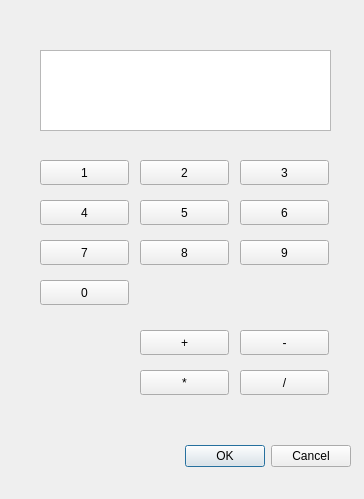
<?xml version="1.0" encoding="UTF-8"?>
<ui version="4.0">
 <class>Dialog</class>
 <widget class="QDialog" name="Dialog">
  <property name="geometry">
   <rect>
    <x>0</x>
    <y>0</y>
    <width>364</width>
    <height>499</height>
   </rect>
  </property>
  <property name="windowTitle">
   <string>Calculator</string>
  </property>
  <widget class="QDialogButtonBox" name="buttonBox">
   <property name="geometry">
    <rect>
     <x>10</x>
     <y>440</y>
     <width>341</width>
     <height>32</height>
    </rect>
   </property>
   <property name="orientation">
    <enum>Qt::Horizontal</enum>
   </property>
   <property name="standardButtons">
    <set>QDialogButtonBox::Cancel|QDialogButtonBox::Ok</set>
   </property>
  </widget>
  <widget class="QTextEdit" name="textEdit">
   <property name="geometry">
    <rect>
     <x>40</x>
     <y>50</y>
     <width>291</width>
     <height>81</height>
    </rect>
   </property>
  </widget>
  <widget class="QPushButton" name="btu_0">
   <property name="geometry">
    <rect>
     <x>40</x>
     <y>280</y>
     <width>89</width>
     <height>25</height>
    </rect>
   </property>
   <property name="text">
    <string>0</string>
   </property>
  </widget>
  <widget class="QPushButton" name="btu_1">
   <property name="geometry">
    <rect>
     <x>40</x>
     <y>160</y>
     <width>89</width>
     <height>25</height>
    </rect>
   </property>
   <property name="text">
    <string>1</string>
   </property>
  </widget>
  <widget class="QPushButton" name="btu_2">
   <property name="geometry">
    <rect>
     <x>140</x>
     <y>160</y>
     <width>89</width>
     <height>25</height>
    </rect>
   </property>
   <property name="text">
    <string>2</string>
   </property>
  </widget>
  <widget class="QPushButton" name="btu_3">
   <property name="geometry">
    <rect>
     <x>240</x>
     <y>160</y>
     <width>89</width>
     <height>25</height>
    </rect>
   </property>
   <property name="text">
    <string>3</string>
   </property>
  </widget>
  <widget class="QPushButton" name="btu_4">
   <property name="geometry">
    <rect>
     <x>40</x>
     <y>200</y>
     <width>89</width>
     <height>25</height>
    </rect>
   </property>
   <property name="text">
    <string>4</string>
   </property>
  </widget>
  <widget class="QPushButton" name="btu_5">
   <property name="geometry">
    <rect>
     <x>140</x>
     <y>200</y>
     <width>89</width>
     <height>25</height>
    </rect>
   </property>
   <property name="text">
    <string>5</string>
   </property>
  </widget>
  <widget class="QPushButton" name="btu_6">
   <property name="geometry">
    <rect>
     <x>240</x>
     <y>200</y>
     <width>89</width>
     <height>25</height>
    </rect>
   </property>
   <property name="text">
    <string>6</string>
   </property>
  </widget>
  <widget class="QPushButton" name="btu_7">
   <property name="geometry">
    <rect>
     <x>40</x>
     <y>240</y>
     <width>89</width>
     <height>25</height>
    </rect>
   </property>
   <property name="text">
    <string>7</string>
   </property>
  </widget>
  <widget class="QPushButton" name="btu_8">
   <property name="geometry">
    <rect>
     <x>140</x>
     <y>240</y>
     <width>89</width>
     <height>25</height>
    </rect>
   </property>
   <property name="text">
    <string>8</string>
   </property>
  </widget>
  <widget class="QPushButton" name="btu_9">
   <property name="geometry">
    <rect>
     <x>240</x>
     <y>240</y>
     <width>89</width>
     <height>25</height>
    </rect>
   </property>
   <property name="text">
    <string>9</string>
   </property>
  </widget>
  <widget class="QPushButton" name="but_plus">
   <property name="geometry">
    <rect>
     <x>140</x>
     <y>330</y>
     <width>89</width>
     <height>25</height>
    </rect>
   </property>
   <property name="text">
    <string>+</string>
   </property>
  </widget>
  <widget class="QPushButton" name="btu_minus">
   <property name="geometry">
    <rect>
     <x>240</x>
     <y>330</y>
     <width>89</width>
     <height>25</height>
    </rect>
   </property>
   <property name="text">
    <string>-</string>
   </property>
  </widget>
  <widget class="QPushButton" name="btu_multi">
   <property name="geometry">
    <rect>
     <x>140</x>
     <y>370</y>
     <width>89</width>
     <height>25</height>
    </rect>
   </property>
   <property name="text">
    <string>*</string>
   </property>
  </widget>
  <widget class="QPushButton" name="btu_devide">
   <property name="geometry">
    <rect>
     <x>240</x>
     <y>370</y>
     <width>89</width>
     <height>25</height>
    </rect>
   </property>
   <property name="text">
    <string>/</string>
   </property>
  </widget>
  <zorder>buttonBox</zorder>
  <zorder>textEdit</zorder>
  <zorder>btu_0</zorder>
  <zorder>btu_1</zorder>
  <zorder>btu_2</zorder>
  <zorder>btu_4</zorder>
  <zorder>btu_5</zorder>
  <zorder>btu_6</zorder>
  <zorder>btu_3</zorder>
  <zorder>btu_7</zorder>
  <zorder>btu_8</zorder>
  <zorder>btu_9</zorder>
  <zorder>but_plus</zorder>
  <zorder>btu_minus</zorder>
  <zorder>btu_multi</zorder>
  <zorder>btu_devide</zorder>
 </widget>
 <resources/>
 <connections>
  <connection>
   <sender>buttonBox</sender>
   <signal>accepted()</signal>
   <receiver>Dialog</receiver>
   <slot>accept()</slot>
   <hints>
    <hint type="sourcelabel">
     <x>238</x>
     <y>484</y>
    </hint>
    <hint type="destinationlabel">
     <x>157</x>
     <y>274</y>
    </hint>
   </hints>
  </connection>
  <connection>
   <sender>buttonBox</sender>
   <signal>rejected()</signal>
   <receiver>Dialog</receiver>
   <slot>reject()</slot>
   <hints>
    <hint type="sourcelabel">
     <x>306</x>
     <y>490</y>
    </hint>
    <hint type="destinationlabel">
     <x>286</x>
     <y>274</y>
    </hint>
   </hints>
  </connection>
 </connections>
</ui>
